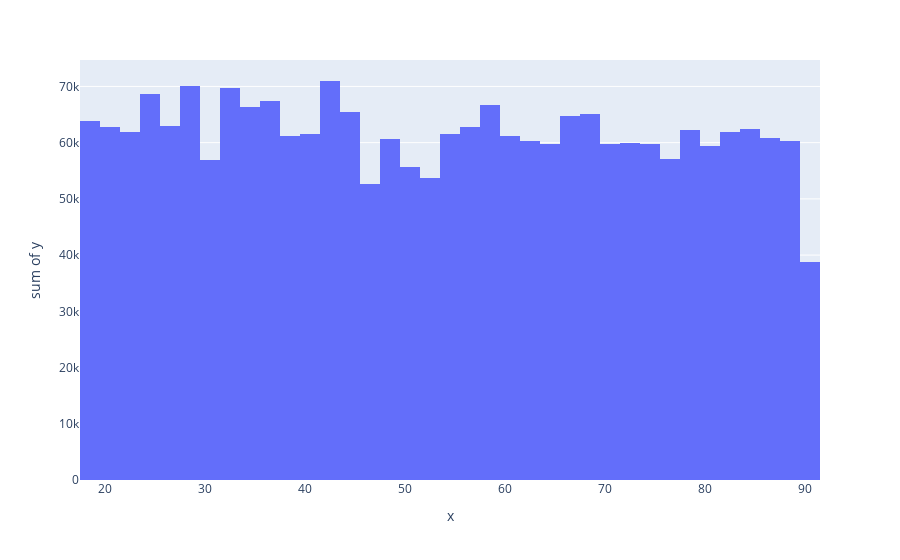

The code cell stored with this chart in its notebook:
### Code cell
fig = px.histogram(x=dfheart["Age"], y=dfheart["Cholesterol"] )
fig.show()

### Figure 1 — Plotly figure (JSON) as saved in the notebook; plotly's stock layout.template omitted (floating-point values rounded to 4 significant figures; data arrays with more than 128 entries replaced by an {"elided": "..."} marker saying what was removed)
{"data": [{"alignmentgroup": "True", "bingroup": "x", "histfunc": "sum", "hovertemplate": "x=%{x}<br>sum of y=%{y}<extra></extra>", "legendgroup": "", "marker": {"color": "#636efa", "pattern": {"shape": ""}}, "name": "", "offsetgroup": "", "orientation": "v", "showlegend": false, "type": "histogram", "x": {"elided": "8763 int values"}, "xaxis": "x", "y": {"elided": "8763 int values"}, "yaxis": "y"}], "layout": {"barmode": "relative", "legend": {"tracegroupgap": 0}, "margin": {"t": 60}, "xaxis": {"anchor": "y", "domain": [0, 1], "title": {"text": "x"}}, "yaxis": {"anchor": "x", "domain": [0, 1], "title": {"text": "sum of y"}}}}
